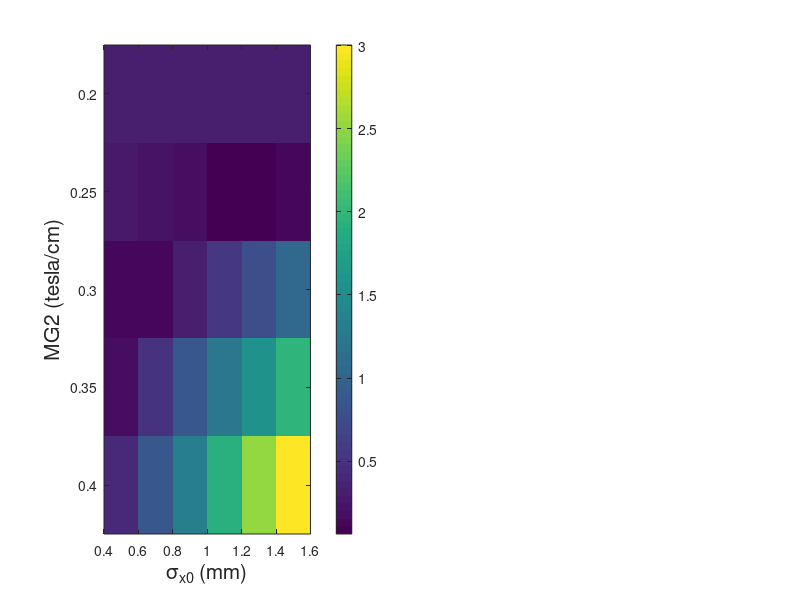

The MATLAB source for this figure: (Note: this script raises an error after producing the figure.)
clear all; close all

%%
load('DataX.mat')
RX1 = [reshape(ResX1,[length(MG21),length(SX1)])]';
RX2 = [reshape(ResX2,[length(MG22),length(SX2)])]';


figure (1)
subplot(1,2,1)
imagesc(SX1,MG21,RX1')
xlabel('\sigma_{x0} (mm)','FontSize',15)
ylabel('MG2 (tesla/cm)','FontSize',15)
c1 = colorbar;
c1.Label.String = 'Residue x (mm)';
c1.FontSize = 12;
title('a)','FontSize',12)

subplot(1,2,2)
imagesc(SX2,MG22,RX2')
xlabel('\sigma_{x0} (mm)','FontSize',15)
ylabel('MG2 (tesla/cm)','FontSize',15)
c2 = colorbar;
c2.Label.String = 'Residue x (mm)';
c2.FontSize = 12;
title('b)','FontSize',12)


set((1),'Position', [0 0 800 600]);

%%
load('DataY.mat')
RY1 = [reshape(ResY1,[length(MG11),length(SY1)])]';
RY2 = [reshape(ResY2,[length(MG12),length(SY2)])]';


figure (2)
subplot(1,2,1)
imagesc(SY1,MG11,RY1')
xlabel('\sigma_{y0} (mm)','FontSize',15)
ylabel('MG1 (tesla/cm)','FontSize',15)
c1 = colorbar;
c1.Label.String = 'Residue y (mm)';
c1.FontSize = 12;
title('a)','FontSize',12)

subplot(1,2,2)
imagesc(SY2,MG12,RY2')
xlabel('\sigma_{y0} (mm)','FontSize',15)
ylabel('MG1 (tesla/cm)','FontSize',15)
c2 = colorbar;
c2.Label.String = 'Residue y (mm)';
c2.FontSize = 12;
title('b)','FontSize',12)


set((2),'Position', [0 0 800 600]);